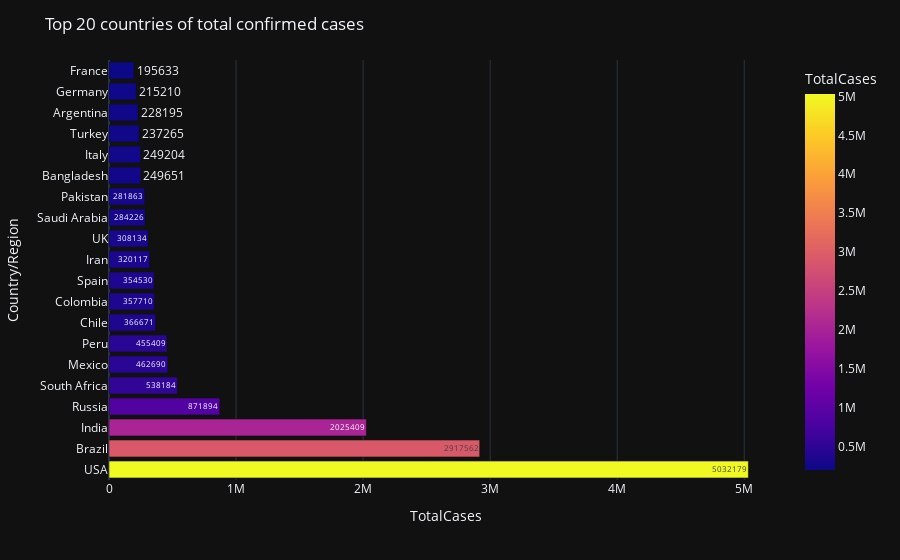

The code cell stored with this chart in its notebook:
### Markdown cell above
### 4. Worst 20 countries having maximum confirmed cases
### 4. Worst 20 countries having maximum total deaths
### 4. Worst 20 countries having maximum active cases
### 4. Worst 20 countries having maximum recovered cases

### Code cell
fig = px.bar(usa_country_wise.iloc[0:20], y='Country/Region', x='TotalCases', color='TotalCases', text='TotalCases')
fig.update_layout(template='plotly_dark', title_text='Top 20 countries of total confirmed cases')
fig.show()

### Figure 1 — Plotly figure (JSON) as saved in the notebook; plotly's stock layout.template omitted (floating-point values rounded to 4 significant figures)
{"data": [{"hovertemplate": "TotalCases=%{marker.color}<br>Country/Region=%{y}<extra></extra>", "legendgroup": "", "marker": {"color": [5032179, 2917562, 2025409, 871894, 538184, 462690, 455409, 366671, 357710, 354530, 320117, 308134, 284226, 281863, 249651, 249204, 237265, 228195, 215210, 195633], "coloraxis": "coloraxis", "pattern": {"shape": ""}}, "name": "", "orientation": "h", "showlegend": false, "text": [5032000.0, 2918000.0, 2025000.0, 871900.0, 538200.0, 462700.0, 455400.0, 366700.0, 357700.0, 354500.0, 320100.0, 308100.0, 284200.0, 281900.0, 249700.0, 249200.0, 237300.0, 228200.0, 215200.0, 195600.0], "textposition": "auto", "type": "bar", "x": [5032179, 2917562, 2025409, 871894, 538184, 462690, 455409, 366671, 357710, 354530, 320117, 308134, 284226, 281863, 249651, 249204, 237265, 228195, 215210, 195633], "xaxis": "x", "y": ["USA", "Brazil", "India", "Russia", "South Africa", "Mexico", "Peru", "Chile", "Colombia", "Spain", "Iran", "UK", "Saudi Arabia", "Pakistan", "Bangladesh", "Italy", "Turkey", "Argentina", "Germany", "France"], "yaxis": "y"}], "layout": {"barmode": "relative", "coloraxis": {"colorbar": {"title": {"text": "TotalCases"}}, "colorscale": [[0, "#0d0887"], [0.1111, "#46039f"], [0.2222, "#7201a8"], [0.3333, "#9c179e"], [0.4444, "#bd3786"], [0.5556, "#d8576b"], [0.6667, "#ed7953"], [0.7778, "#fb9f3a"], [0.8889, "#fdca26"], [1, "#f0f921"]]}, "legend": {"tracegroupgap": 0}, "margin": {"t": 60}, "title": {"text": "Top 20 countries of total confirmed cases"}, "xaxis": {"anchor": "y", "domain": [0, 1], "title": {"text": "TotalCases"}}, "yaxis": {"anchor": "x", "domain": [0, 1], "title": {"text": "Country/Region"}}}}
